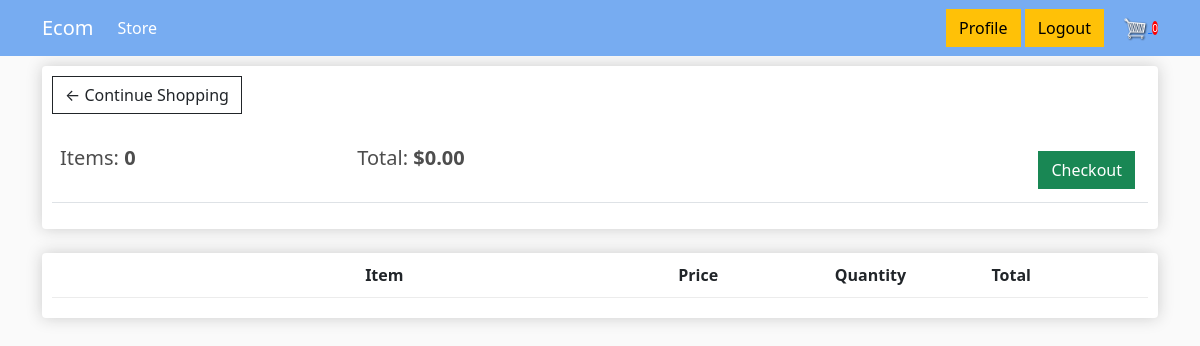
/cart/ (signed in), run on an earlier commit of the app's database.
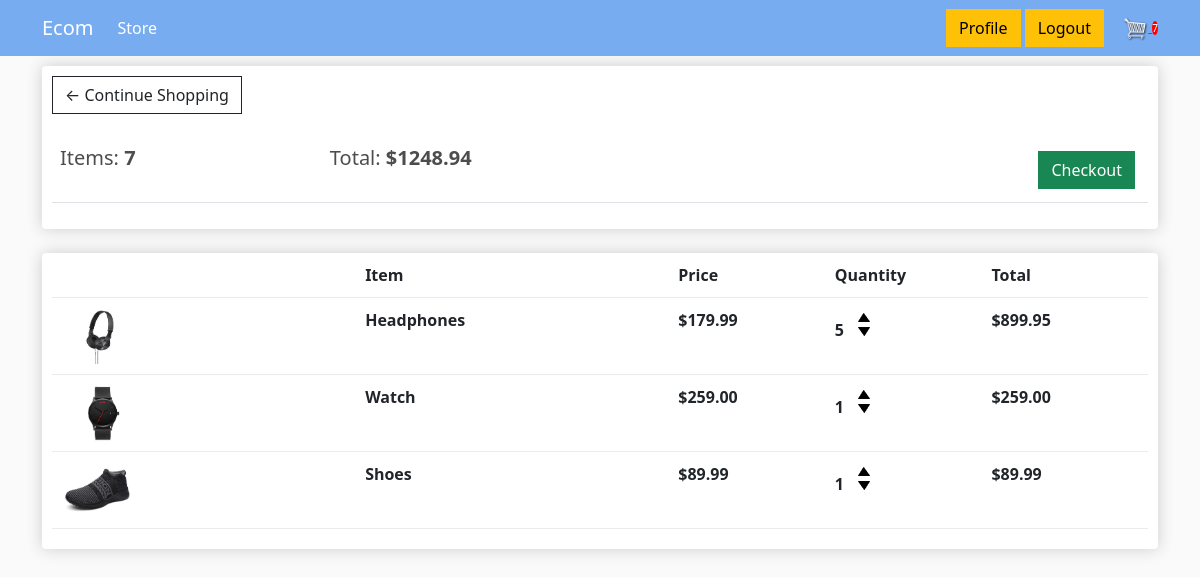
And on a later commit of the database.
### store/models.py (models this page shows, shortened)
class Order(models.Model):
    customer = models.ForeignKey(Customer, on_delete=models.SET_NULL, null=True)
    date_ordered = models.DateTimeField(auto_now_add=True)
    complete = models.BooleanField(default=False, blank=False)
    transaction_id = models.CharField(max_length=255, null=True)
    """Write logic behind shipping for digital and non digital products"""
    @property
    def shipping(self):
        shipping = False
        orderitems = self.orderitem_set.all()
        for i in orderitems:
            if i.product.digital == False:
                shipping = True
        return shipping
    @property
    def get_cart_total(self):
        orderitems = self.orderitem_set.all()
        total = sum([orderitem.get_total for orderitem in orderitems])
        return total
    @property
    def get_cart_items(self):
        orderitems = self.orderitem_set.all()
        total = sum([item.quantity for item in orderitems])
        return total

class OrderItem(models.Model):
    product = models.ForeignKey(Product, on_delete=models.SET_NULL, null=True)
    order = models.ForeignKey(Order, on_delete=models.SET_NULL, null=True)
    quantity = models.IntegerField(null=True, blank=True)
    date_added = models.DateTimeField(auto_now_add=True)
    @property
    def get_total(self):
        total = self.product.price * self.quantity
        return total

class Product(models.Model):
    category = models.ForeignKey(Category, on_delete=models.SET_NULL, null=True, blank=True)
    name = models.CharField(max_length=100, null=True)
    price = models.FloatField()
    digital = models.BooleanField(default=False)
    image = models.ImageField(null=True, blank=True)
    @property
    def imageURL(self):
        try:
            url = self.image.url
        except:
            url = ""
        return url

### store/views.py (the view)
# urls.py: path('cart/', views.cart, name='cart'),
def cart(request):
    if request.user.is_authenticated:
        customer = request.user.customer
        order, created = Order.objects.get_or_create(customer=customer, complete=False)
        items = order.orderitem_set.all()
        cartItems = order.get_cart_items
    else:
        """ For Unauthenticated Users. """
        items = []
        order = {'get_cart_total':0, 'get_cart_items':0}
        cartItems = order['get_cart_items']
    context = {'items':items, 'order': order,
        'cartItems':cartItems
    }
    return render(request, 'store/cart.html', context=context)

### store/templates/store/cart.html
{% extends 'base.html' %}
{% load static %}
{% block content %}
    <div class="row">
        <div class="col-lg-12">
            <div class="box-element">
                <a class="btn btn-outline-dark" href="{% url 'store' %}">&#x2190; Continue Shopping</a>
                <br>
                <br>
                <table class="table">
                    <tr>
                        <th><h5>Items: <strong>{{order.get_cart_items}}</strong></h5></th>
                        <th><h5>Total: <strong>${{ order.get_cart_total|floatformat:2 }}</strong></h5></th>
                        <th>
                            <a class="btn btn-success" style="float:right; margin:5px;" href="{% url 'checkout' %}" >Checkout</a>
                        </th>
                    </tr>
                </table>
            </div>
            <br>
            <div class="box-element">
                <div class="cart-row">
                    <div style="flex:2"></div>
                    <div style="flex:2"><strong>Item</strong></div>
                    <div style="flex:1"><strong>Price</strong></div>
                    <div style="flex:1"><strong>Quantity</strong></div>
                    <div style="flex:1"><strong>Total</strong></div>
                </div>
                {% for item in items %}
                    <div class="cart-row">
                        <div style="flex:2"><img class='row-image' src="{{ item.product.imageURL }}"/></div>
                        <div style="flex:2"><strong>{{ item.product.name }}</strong></div>
                        <div style="flex:1"><strong>${{ item.product.price|floatformat:2 }}</strong></div>
                        <div style="flex:1">
                            <p class="quantity">{{ item.quantity }}</p>
                            <div class="quantity">
                                <img data-product={{item.product.id}} data-action="add" class="chg-quantity update-cart" src="{% static  'imgs/icons/arrow-up.png' %}">
                                <img data-product={{item.product.id}} data-action="remove" class="chg-quantity update-cart" src="{% static  'imgs/icons/arrow-down.png' %}">
                            </div>
                        </div>
                        <div style="flex:1"><strong>${{ item.get_total|floatformat:2 }}</strong></div>
                    </div>
                {% endfor %}
            </div>
        </div>
    </div>
{% endblock %}

### templates/base.html (shortened to what this page needs)
<!DOCTYPE html>
{% load static %}
<html>
    <head>
        <link href="https://cdn.jsdelivr.net/npm/bootstrap@5.0.1/dist/css/bootstrap.min.css" rel="stylesheet">
         <link rel="stylesheet" type="text/css" href="{% static 'css/main.css' %}">
    </head>
    <body>
        <nav class="navbar navbar-expand-lg navbar-dark bg-dark">
            <div class="container">
                <a class="navbar-brand" href="{% url 'store' %}">Ecom</a>
                <div class="collapse navbar-collapse" id="navbarSupportedContent">
                    <ul class="navbar-nav me-auto mb-2 mb-lg-0">
                        <li class="nav-item">
                            <a class="nav-link active" aria-current="page" href="{% url 'store' %}">Store</a>
                        </li>
                    </ul>
                </div>
                <div class="form-inline my-2 my-lg-0">
                    {% if not user.is_authenticated %}
                        <a href="#"class="btn btn-warning">Register</a>
                        <a href="#"class="btn btn-warning">Login</a>
                    {% else %}
                        <a href="#"class="btn btn-warning">Profile</a>
                        <a href="#"class="btn btn-warning">Logout</a>
                    {% endif %}
                    <a href="{% url 'cart' %}">
                        <img  id="cart-icon" src="{% static 'imgs/icons/cart.png' %}">
                        <a id="cart-total">{{ cartItems }}</a>
                    </a>
                </div>
            </div>
        </nav>
        <div class="container">
            {% block content %}{% endblock %}
        </div>
    </body>
</html>

### static/css/main.css (style rules this page uses)
body { background-color: hsl(0, 0%, 98%); }
h1,h2,h3,h4,h5,h6 { color:hsl(0, 0%, 30%); }
.box-element { box-shadow:hsl(0, 0%, 80%) 0 0 16px; background-color: #fff; border-radius: 4px; padding: 10px; }
.bg-dark { background-color: #77acf1!important; }
#cart-icon { width:25px; display: inline-block; margin-left: 15px; }
#cart-total { color:#fff; background-color: red; border-radius: 50%; font-size: 10px; }
.col-lg-4, .col-lg-6, .col-lg-8, .col-lg-12 { margin-top: 10px; }
.btn { border-radius: 0; }
.row-image { width: 100px; }
.cart-row { display: flex; align-items: flex-stretch; padding-bottom: 10px; margin-bottom: 10px; border-bottom: 1px solid #ececec; }
.quantity { display: inline-block; font-weight: 700; padding-right:10px; }
.chg-quantity { width: 12px; cursor: pointer; display: block; margin-top: 5px; transition:.1s; }

What changed in the data, as far as the page shows it:
computed for Order: get_cart_items "0" → "7"; get_cart_total "0.00" → "1248.94"
added OrderItem: product.imageURL (picture), product.name "Headphones", product.price "179.99", quantity "5", get_total "899.95"
added OrderItem: product.imageURL (picture), product.name "Watch", product.price "259.00", quantity "1", get_total "259.00"
added OrderItem: product.imageURL (picture), product.name "Shoes", product.price "89.99", quantity "1", get_total "89.99"
Also different on the page:
{{ cartItems }}: "0" → "7"
